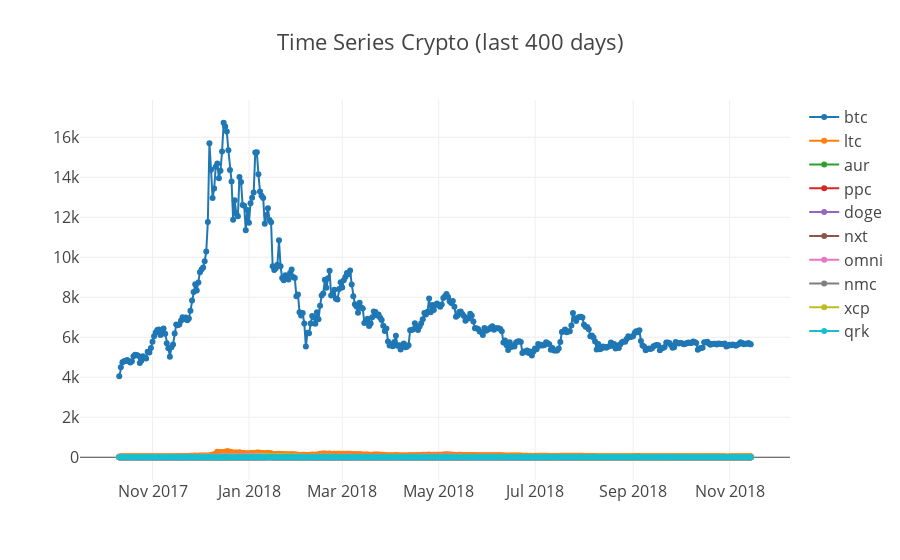

Notebook code for this chart:
### Code cell
plotlyTimeSeries(datetimeX, listData, title, jupyter_notebook = True)

### Figure 1 — Plotly figure (JSON) as saved in the notebook; plotly's stock layout.template omitted (floating-point values rounded to 4 significant figures; data arrays with more than 128 entries replaced by an {"elided": "..."} marker saying what was removed)
{"data": [{"mode": "markers+lines", "name": "btc", "type": "scatter", "uid": "84063796-eaaa-4110-9bc8-d7a8c48adfe4", "x": {"elided": "403 str values"}, "y": {"elided": "401 float values"}}, {"mode": "markers+lines", "name": "ltc", "type": "scatter", "uid": "f0bdaa51-9540-4a51-b1f3-f940c33fc812", "x": {"elided": "403 str values"}, "y": {"elided": "401 float values"}}, {"mode": "markers+lines", "name": "aur", "type": "scatter", "uid": "9988b811-fb34-49d1-833c-0b5474cbd63b", "x": {"elided": "403 str values"}, "y": {"elided": "401 float values"}}, {"mode": "markers+lines", "name": "ppc", "type": "scatter", "uid": "7d605820-a029-425a-a0ee-afbcb6a76dae", "x": {"elided": "403 str values"}, "y": {"elided": "401 float values"}}, {"mode": "markers+lines", "name": "doge", "type": "scatter", "uid": "97b6e96a-7b37-44bf-85b2-dfa3058952bd", "x": {"elided": "403 str values"}, "y": {"elided": "401 float values"}}, {"mode": "markers+lines", "name": "nxt", "type": "scatter", "uid": "297408f0-69c6-4e51-933f-b03ed58b4dd6", "x": {"elided": "403 str values"}, "y": {"elided": "401 float values"}}, {"mode": "markers+lines", "name": "omni", "type": "scatter", "uid": "fc6aeca9-2ced-4b51-8b91-bf96e61d8eb4", "x": {"elided": "403 str values"}, "y": {"elided": "401 float values"}}, {"mode": "markers+lines", "name": "nmc", "type": "scatter", "uid": "48949cb1-7808-4d5d-a7f3-526eb4453703", "x": {"elided": "403 str values"}, "y": {"elided": "401 float values"}}, {"mode": "markers+lines", "name": "xcp", "type": "scatter", "uid": "615bed77-358e-4718-9d93-f71a90895c79", "x": {"elided": "403 str values"}, "y": {"elided": "401 float values"}}, {"mode": "markers+lines", "name": "qrk", "type": "scatter", "uid": "64d88dec-f798-4ee8-ac28-f9173fb2ffe5", "x": {"elided": "403 str values"}, "y": {"elided": "401 float values"}}], "layout": {"font": {"size": 16}, "title": "Time Series Crypto (last 400 days)"}}
